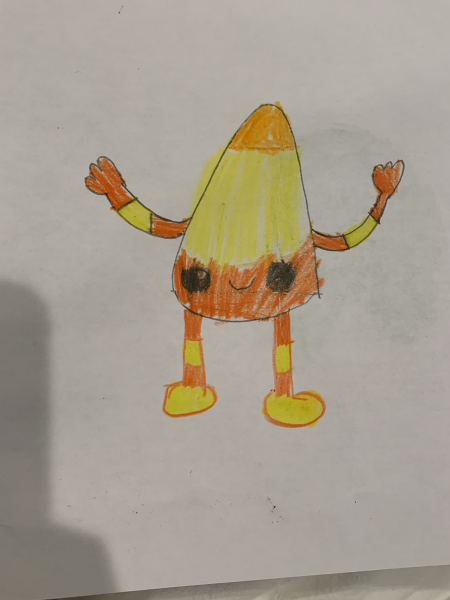
#> input picture animate/example_images/img1.png, 900 x 1200 px (shown at 1/2 size)
$ python image_to_annotations.py example_images/img1.png out
#> lines starting #> are read from the running program, lines starting #| are printed output that depends on the picture
import sys
import requests
import cv2
import json
import numpy as np
from segment import segment_mask
from pathlib import Path
import yaml
import logging


def image_to_annotations(img_fn: str, out_dir: str) -> None:
    """
    Given the RGB image located at img_fn, runs detection, segmentation, and pose estimation for drawn character within it.
    Crops the image and saves texture, mask, and character config files necessary for animation. Writes to out_dir.

    Params:
        img_fn: path to RGB image
        out_dir: directory where outputs will be saved
    """
#> called with img_fn = 'example_images/img1.png', out_dir = 'out'

    # read image
    img = cv2.imread(img_fn)
#> img is the input picture: shape (1200, 900, 3); mean B, G, R 143.1, 158.3, 166.9

    # ensure it's rgb
    if len(img.shape) != 3:
        msg = f'image must have 3 channels (rgb). Found {len(img.shape)}'
        logging.critical(msg)
        assert False, msg

    # resize if needed
    if np.max(img.shape) > 1000:
        scale = 1000 / np.max(img.shape)
#> scale = 0.833
        img = cv2.resize(img, (round(scale * img.shape[1]), round(scale * img.shape[0])))
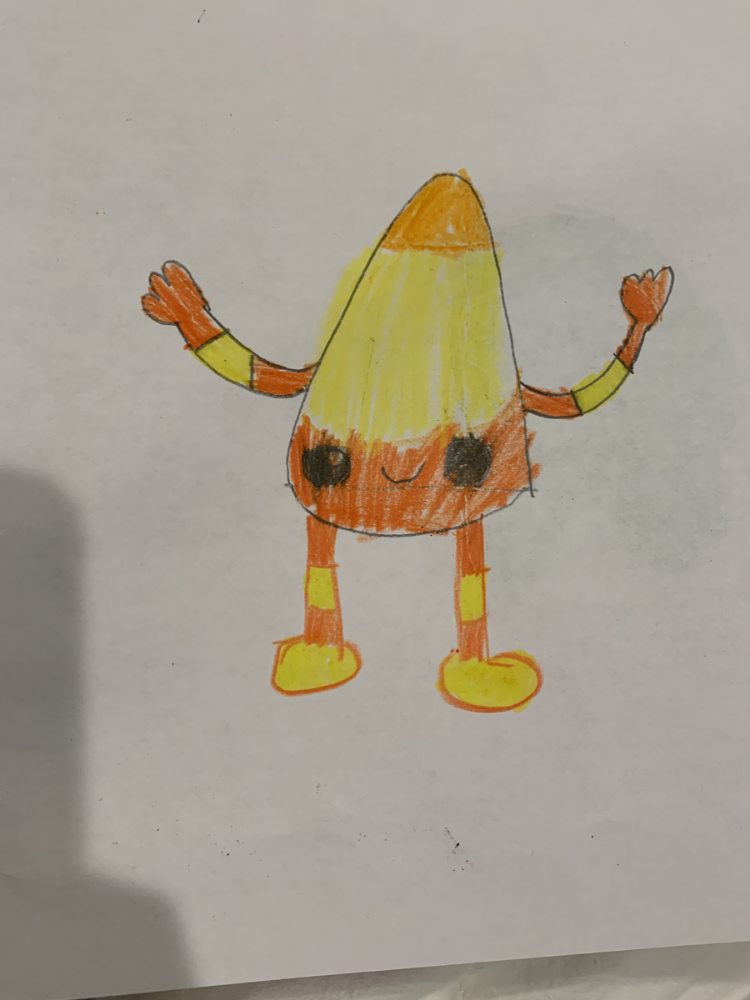
#> img: shape (1000, 750, 3); mean B, G, R 143, 158.3, 166.9

    # convert to bytes and send to torchserve
    img_b = cv2.imencode('.png', img)[1].tobytes()
    request_data = {'data': img_b}
    resp = requests.post("http://localhost:8080/predictions/drawn_humanoid_detector", files=request_data, verify=False)
    detection_results = json.loads(resp.content)

    # if no drawn humanoids detected, abort
    if len(detection_results) == 0:
        msg = 'Could not detect any drawn humanoids in the image. Aborting'
        logging.critical(msg)
        assert False, msg

    # otherwise, report # detected. Combine bounding boxes if greater than 1
    msg = f'Detected {len(detection_results)} humanoids in image. If more than 1, combining bboxes'
    logging.info(msg)
    bboxes = np.array([d['bbox'] for d in detection_results])
    l, t = [round(f) for f in np.min(bboxes, axis=0)[:2]]
    r, b = [round(f) for f in np.max(bboxes, axis=0)[2:]]

    # crop the image around the character
    cropped = img[t:b, l:r]

    # get segmentation mask
    mask = segment_mask(cropped)

    # send cropped image to pose estimator
    data_file = {'data': cv2.imencode('.png', cropped)[1].tobytes()}
    resp = requests.post("http://localhost:8080/predictions/drawn_humanoid_pose_estimator", files=data_file, verify=False)
    pose_results = json.loads(resp.content)

    # if more than one skeleton detected, abort
    if len(pose_results) == 0:
        msg = 'Could not detect any skeletons within the character bounding box. Expected exactly 1. Aborting.'
        logging.critical(msg)
        assert False, msg

    # if more than one skeleton detected,
    if 1 < len(pose_results):
        msg = f'Detected {len(pose_results)} skeletons with the character bounding box. Expected exactly 1. Aborting.'
        logging.critical(msg)
        assert False, msg

    # get x y coordinates of detection joint keypoints
    kpts = np.array(pose_results[0]['keypoints'])[:, :2]

    # use them to build character skeleton rig
    skeleton = []
    skeleton.append({'loc':[round(x) for x in (kpts[11]+kpts[12])/2], 'name': 'root'          , 'parent': None})
    skeleton.append({'loc':[round(x) for x in (kpts[5]+kpts[6])/2  ], 'name': 'torso'         , 'parent': 'root'})
    skeleton.append({'loc':[round(x) for x in  kpts[0]             ], 'name': 'neck'          , 'parent': 'torso'})
    skeleton.append({'loc':[round(x) for x in  kpts[6]             ], 'name': 'right_shoulder', 'parent': 'torso'})
    skeleton.append({'loc':[round(x) for x in  kpts[8]             ], 'name': 'right_elbow'   , 'parent': 'right_shoulder'})
    skeleton.append({'loc':[round(x) for x in  kpts[10]            ], 'name': 'right_hand'    , 'parent': 'right_elbow'})
    skeleton.append({'loc':[round(x) for x in  kpts[5]             ], 'name': 'left_shoulder' , 'parent': 'torso'})
    skeleton.append({'loc':[round(x) for x in  kpts[7]             ], 'name': 'left_elbow'    , 'parent': 'left_shoulder'})
    skeleton.append({'loc':[round(x) for x in  kpts[9]             ], 'name': 'left_hand'     , 'parent': 'left_elbow'})
    skeleton.append({'loc':[round(x) for x in  kpts[12]            ], 'name': 'right_hip'     , 'parent': 'root'})
    skeleton.append({'loc':[round(x) for x in  kpts[14]            ], 'name': 'right_knee'    , 'parent': 'right_hip'})
    skeleton.append({'loc':[round(x) for x in  kpts[16]            ], 'name': 'right_foot'    , 'parent': 'right_knee'})
    skeleton.append({'loc':[round(x) for x in  kpts[11]            ], 'name': 'left_hip'      , 'parent': 'root'})
    skeleton.append({'loc':[round(x) for x in  kpts[13]            ], 'name': 'left_knee'     , 'parent': 'left_hip'})
    skeleton.append({'loc':[round(x) for x in  kpts[15]            ], 'name': 'left_foot'     , 'parent': 'left_knee'})

    # create the character config dictionary
    char_cfg = {'skeleton': skeleton, 'height': cropped.shape[0], 'width': cropped.shape[1]}

    # create output directory
    outdir = Path(out_dir)
    outdir.mkdir(exist_ok=True)

    # convert texture to RGBA and save
    cropped = cv2.cvtColor(cropped, cv2.COLOR_BGR2BGRA)
    cv2.imwrite(str(outdir/'texture.png'), cropped)

    # save mask
    cv2.imwrite(str(outdir/'mask.png'), mask)

    # dump character config to yaml
    with open(str(outdir/'char_cfg.yaml'), 'w') as f:
        yaml.dump(char_cfg, f)

    # create joint viz overlay for inspection purposes
    joint_overlay = cropped.copy()
    for idx in range(np.array(pose_results[0]['keypoints']).shape[0]):
        x, y, _ = pose_results[0]['keypoints'][idx]
        cv2.circle(joint_overlay, (int(x), int(y)), 5, (255, 0, 0), 5)
        cv2.imwrite(str(outdir/'joint_overlay.png'), joint_overlay)


if __name__ == '__main__':
    log_dir = Path('./logs')
    log_dir.mkdir(exist_ok=True, parents=True)
    logging.basicConfig(filename=f'{log_dir}/log.txt', level=logging.DEBUG)

    img_fn = sys.argv[1]
    out_dir = sys.argv[2]
    image_to_annotations(img_fn, out_dir)
#> (the call stopped at in image_to_annotations, `resp = requests.post("http://localhost:8080/predictions/drawn_humanoid..`: requests is not available in this run)
